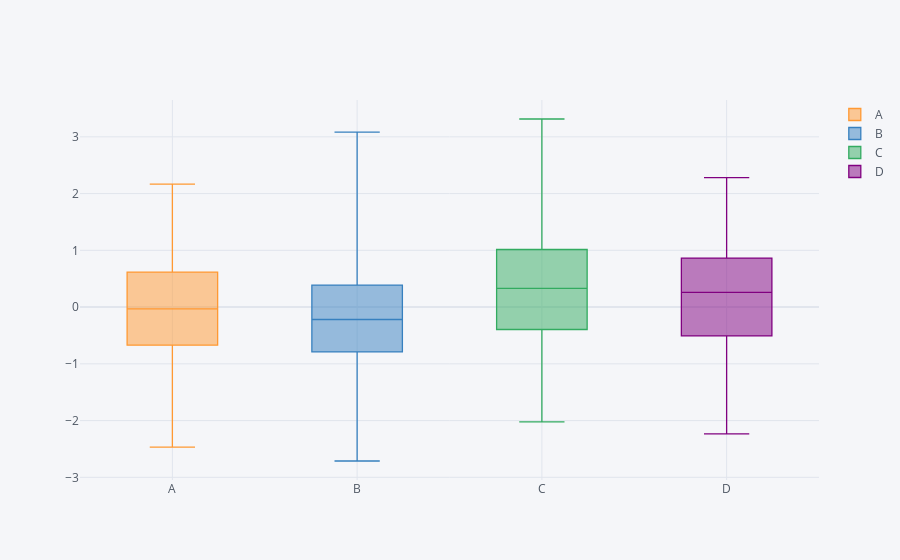

Source (notebook cell):
### Markdown cell above
# Box Plot

### Code cell
df.iplot(kind='box')
